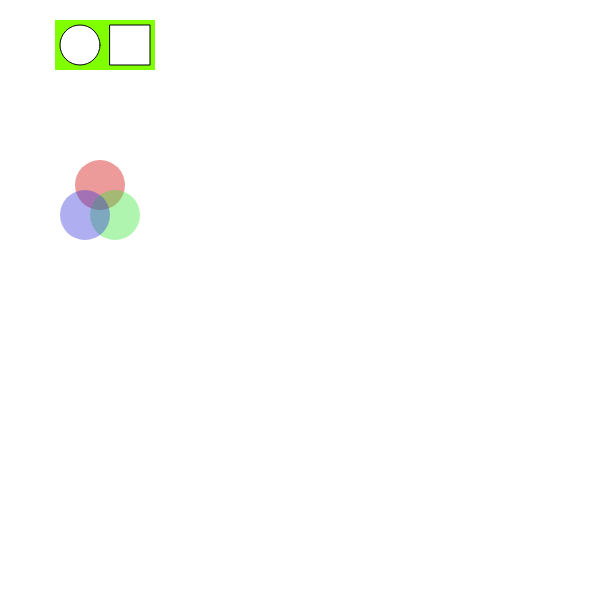
Frame 1 (no input)
Frame 60 (no input): identical to frame 1, image omitted
Frame 120 (the mouse pressed at the canvas centre since frame 60): identical to frame 1, image omitted

The p5.js sketch that drew this single still picture (run headless with seeded random() and noise() and a simulated clock; from frame 60 on, the mouse is pressed at the canvas centre):

// p5.js sketch
// ── sketch.js
function setup() {
  createCanvas(600, 600);
  colorMode(HSB, 360, 100, 100);
}

function draw() {
  background(220);
  noStroke();
  fill('chartreuse');
  rect(55,20,100,50);
  fill('white');
  stroke(0);
  circle(80,45,40);
  fill('white');
  stroke(0);
  square(110,25,40);

  noStroke();
  fill('white');
  square(50,150,100);
  fill(0,75,85,0.5);
  circle(100,185,50);
  fill(120,75,90,0.4);
  circle(115,215,50);
  fill(240,75,85,0.4);
  circle(85,215,50);
  

}
